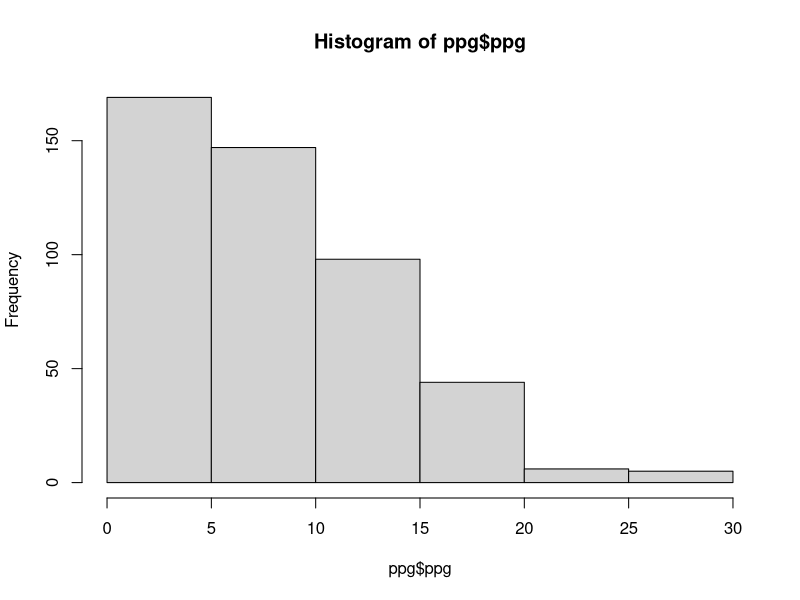
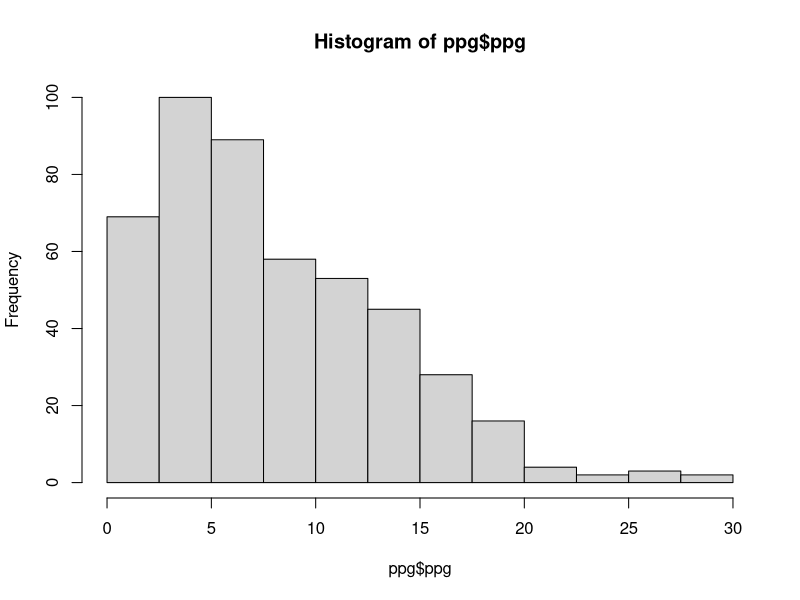

R code for these plots, in order: (Note: this script raises an error after producing the figures.)
##
## Basics: Dataframes
##

## set dropbox path
# setwd('C:/Users/RYWANG/Documents/GitHub/data-mining-intersession/day1')
setwd('C:/Users/R_Wang/Documents/Dropbox/basketball/data/box')

## read in data frame
nba <- read.csv('box_2012to2013.csv', stringsAsFactors=FALSE)
class(nba) # reads in as a "data.frame"
nba[1:5,1:5]

## data contains 31,375 rows (entries) and 18 columns (variables)
nrow(nba)
ncol(nba)
dim(nba)

## each row represents a line item from a box score
## see e.g. http://scores.espn.go.com/nba/boxscore?gameId=400277721
nba[1,]

## each column represents a particular statistic or identifier
## e.g. pid --> player's id, player --> player's name
names(nba)

## can view the data as a spreadsheet
View(nba) # avoid typing data itself because it will overflow the console

##
## Basics: Vectors
##

## introducing vectors
v1 <- c(1,2,3,4,5) # 
v2 <- c(6,7,8,9,10)
v1
is.vector(v1)

## element-wise vector operations
v1 + v2
v1 * v2
v1 + 3
sqrt(v1)

## Some useful vector functions
1:5 # create "sequences" using the : operator (?colon)
runif(5) # create random vectors using runif (stands for random uniform)

## besides numeric values, can also have boolean values (TRUE or FALSE)
(TRUE | FALSE) 
!(!T & F) # T and F are abbreviations
1:5 > 2

##
## Exploring data
##

## can access subsets of the data using sequences
nba[1:5,] # rows 1 to 5
nba[1:5,1:5] # rows 1 to 5, columns 1 to 5

## can access specific columns with the "extract" operator (type ?Extract)
nba$pid[1:5]
nba[1:5,'player'] # rows 1 to 5, "player" column

## can subset data according to certain conditions
lbj <- nba[nba$player == "LeBron James",] # box scores for LeBron James
basic <- c('player','min','pts','reb')
lbj[1:5,basic]

## how many players were active?
v1 <- c('a','a','b','d')
unique(v1) # the "unique" function returns the unique values in the vector
length(unique(v1)) # the "length" function returns the length of the vector
length(unique(nba$pid))

## exercises:
## 1) create a vector containing the even numbers between 1 and 50
## 2) create a subset of the data that contains entries for all point guards (PG)
## 3) what are the dimensions of the data.frame from 2)?
## 4) how many total games were played in the season? (note: some questions you don't need data)

##
## Exploring data cont.
## 

## how many points did LeBron James score?
sum(lbj$pts) # introducing the missing value indicator
lbj[lbj$game_id=='400278818',basic] # LeBron did not play in this game, missing values are distinguished
sum(lbj$pts, na.rm=T) # need to specify an option for the "sum" function
# check against http://espn.go.com/nba/player/stats/_/id/1966/lebron-james

## data says 2055, ESPN says 2036 - what gives?
nba[nba$game_id=='400436572',][1:5,basic] # this is a pretty crazy lineup... because it's the all-star game
nba <- subset(nba, nba$game_id!='400436572') # remove this game
lbj <- nba[nba$player == "LeBron James",] # recreate lbj
sum(lbj$pts, na.rm=T) # that's better

## who scored most points per game?
nba$gp <- as.integer(!is.na(nba$min)) # boolean values can be converted to integers
ppg <- aggregate(nba[,c('pts','gp')], list(pid=nba$pid), sum, na.rm=T)
ppg$ppg <- with(ppg, pts/gp) # the "with" function is a shortcut

order_ppg <- order(ppg$ppg, decreasing=T)
order_ppg[1:5] # the "order" function returns a sorted vector of indices

plyrs <- unique(nba[,c('pid','player')]) # bring back player names
ppg <- merge(ppg, plyrs, by='pid') # the "merge" function joins two dataframes
ppg <- ppg[order_ppg,]
ppg[1:5,]

## check that this matches ESPN http://espn.go.com/nba/statistics/_/year/2013

## exercises:
## 1) check that your favorite player's season stats match his ESPN page
## 2) which player scored the most total points? (try ?max)
## 3) which player gathered the most rebounds per game?
## 4) which team scored the most points per game?

##
## Visualizing data
##

## what is the distribution of players in terms of points per game?
hist(ppg$ppg) # the "hist" function computes frequencies e.g. # of players who scored 0-5 ppg
hist(ppg$ppg, breaks=seq(from=0,to=30,by=2.5))

## bar chart of top players
par(las=2)
with(per_game[order_ppg[1:10],], barplot(pts, horiz=T, names.arg=player, xlim=c(0,30)))

## how does LeBron's ppg look over the course of the season?
lbj <- subset(nba, player=='LeBron James')
lbj_pts <- replace(lbj$pts, is.na(lbj$pts), 0)
lbj_ppg <- cumsum(lbj_pts) / cumsum(lbj$gp) # this is a "rolling" calculation
plot(lbj_ppg, type='l', ylab='PPG', xlab='Game #')

## how does it compare to Kevin Durant's?
kd <- subset(nba, player=='Kevin Durant')
kd_pts <- replace(kd$pts, is.na(kd$pts), 0)
kd_ppg <- cumsum(kd_pts) / cumsum(kd$gp) # this is a "rolling" calculation
plot(lbj_ppg, type='l', ylab='PPG', xlab='Game #', ylim=c(20,30))
lines(kd_ppg, type='l', col='red') # add lines to an existing plot

## what if we wanted to compare any two players?
square <- function(x) { return(x^2) } # minor segue on defining functions (see ?function)
square(2)
square(1:5)

mod_cs <- function(x) { # define a modified function for cumulative sum
  x2 <- replace(x, is.na(x), 0)
  return(cumsum(x2))
}

nba <- nba[order(nba$pid, nba$game_id),] # sort our dataframe by player and game
ppg_roll <- tapply(nba2$pts, nba2$player, mod_cs) # TO DO: explain output
plot(ppg_roll[['LeBron James']] / cumsum(lbj$gp), type='l', ylim=c(20,30)) # TO DO: explain lists
lines(ppg_roll[['Kevin Durant']] / cumsum(lbj$gp), type='l', col='red')

## exercises:
## 1: TO DO
## 2: nba does not contain entries for when players are inactive e.g.
##    Carmelo only has 67 entries, fix the calculation for ppg_roll so that
##    he is comparable to players with 82 entries (challenge)

##
## TO DO: Scatter plots, segue into linear regression
##

## how do stats vary with each other?
stats <- c('reb','ast','stl','blk','tos','pts','gp')
season <- aggregate(nba[,stats], list(pid=nba$pid), sum, na.rm=T)
season <- merge(season, plyrs, by='pid')
per_game <- cbind(season[,c('pid','player')], season[,2:7]/season$gp)
